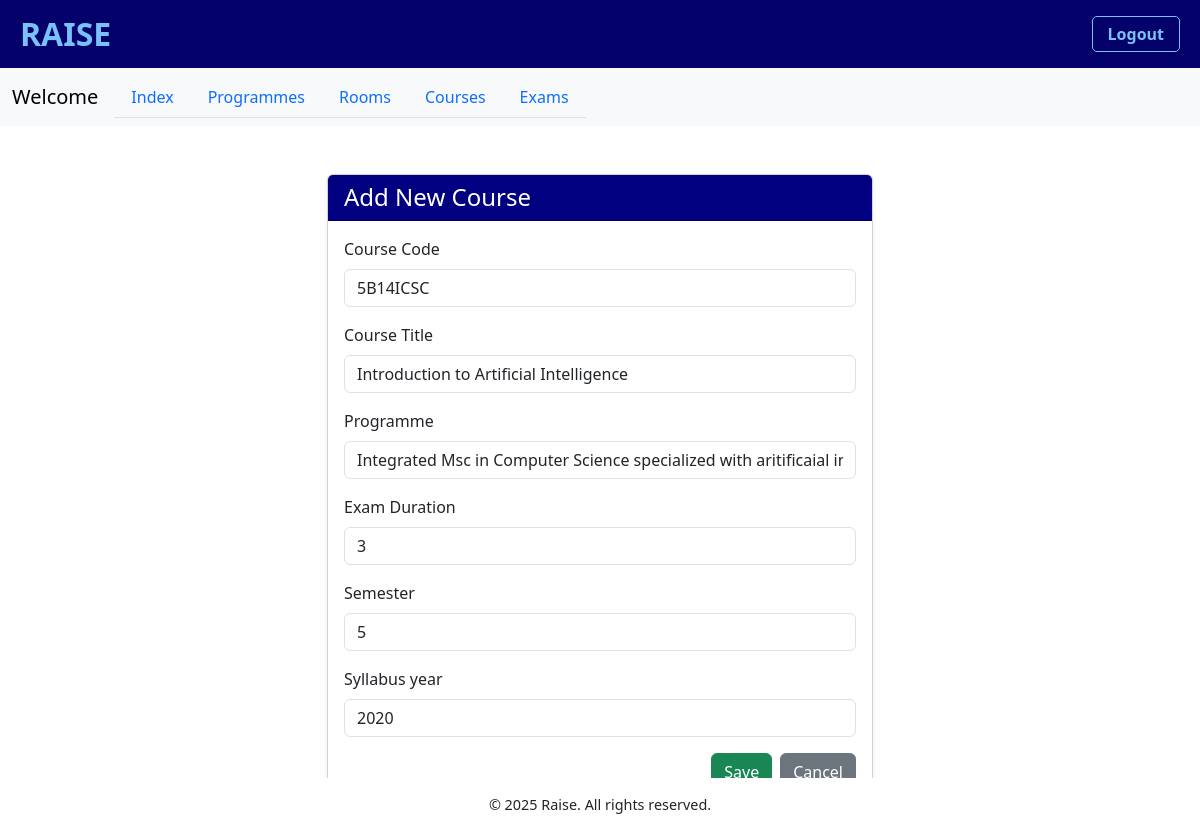
The app's page /edit-course/1/ with its own data.
### exam/models.py (models this page shows, shortened)
class Course(models.Model):
    course_id = models.AutoField(primary_key=True)
    course_code = models.CharField(max_length=50)
    course_title = models.CharField(max_length=150)
    pgm = models.ForeignKey(Programme, on_delete=models.CASCADE)
    exam_duration = models.IntegerField()
    sem = models.IntegerField()
    syllabus_year = models.IntegerField()

### exam/views.py (the view)
# urls.py: path('edit-course/<int:pk>/', views.edit_course, name='edit_course'),
def edit_course(request, pk):
    course = get_object_or_404(Course, pk=pk)
    if request.method == 'POST':
        form = CourseForm(request.POST, instance=course)
        if form.is_valid():
            form.save()
            return redirect('course_list')
    else:
        form = CourseForm(instance=course)
    return render(request, 'add_course.html', {'form': form})

### exam/forms.py
class CourseForm(forms.ModelForm):
    class Meta:
        model = Course
        fields = [
            'course_code',
            'course_title',
            'pgm',
            'exam_duration',
            'sem',
            'syllabus_year'
        ]
        widgets = {
            'course_code': forms.TextInput(attrs={'class': 'form-control', 'placeholder': 'Enter Course Code'}),
            'course_title': forms.TextInput(attrs={'class': 'form-control', 'placeholder': 'Enter Course Title'}),
            'pgm': forms.Select(attrs={'class': 'form-control'}),
            'exam_duration': forms.NumberInput(attrs={'class': 'form-control', 'placeholder': 'Enter Exam Duration'}),
            'sem': forms.NumberInput(attrs={'class': 'form-control', 'placeholder': 'Enter Semester'}),
            'syllabus_year': forms.NumberInput(attrs={'class': 'form-control', 'placeholder': 'Enter Syllabus Year'}),
        }
        labels = {
            'course_code': 'Course Code',
            'course_title': 'Course Title',
            'pgm': 'Programme',
            'exam_duration': 'Exam Duration',
            'sem':'Semester',
            'syllabus_year':'Syllabus Year',
        }

### exam/models.py (called while the page is built)
    def __str__(self):
        return self.programme_name

### templates/add_course.html (shortened to what this page needs)
{% extends 'base.html' %}
{% block content %}
<!DOCTYPE html>
<html lang="en">
<head>
    <link rel="stylesheet" href="https://cdn.jsdelivr.net/npm/bootstrap@5.3.0-alpha3/dist/css/bootstrap.min.css">
</head>
<body>
<div class="container mt-5">
    <div class="row">
        <div class="col-lg-6 mx-auto">
            <div class="card shadow-sm">
                <div class="card-header bg-navy text-white">
                    <h4 class="mb-0">Add New Course</h4>
                </div>
                <div class="card-body">
                    <form method="post">
                        <div class="mb-3">
                            <label for="id_course_code" class="form-label">Course Code</label>
                            {{ form.course_code }}
                        </div>
                        <div class="mb-3">
                            <label for="id_course_title" class="form-label">Course Title</label>
                            {{ form.course_title }}
                        </div>
                        <div class="mb-3">
                            <label for="id_pgm" class="form-label">Programme</label>
                            {{ form.pgm }}
                        </div>
                        <div class="mb-3">
                            <label for="id_exam_duration" class="form-label">Exam Duration</label>
                            {{ form.exam_duration }}
                        </div>
                        <div class="mb-3">
                            <label for="id_sem" class="form-label">Semester</label>
                            {{ form.sem }}
                        </div>
                        <div class="mb-3">
                            <label for="id_syllabus_year" class="form-label">Syllabus year</label>
                            {{ form.syllabus_year }}
                        </div>
                        <div class="d-flex justify-content-end gap-2">
                            <button type="submit" class="btn btn-success">Save</button>
                            <a href="{% url 'course_list' %}" class="btn btn-secondary">Cancel</a>
                        </div>
                    </form>
                </div>
            </div>
        </div>
    </div>
</div>
</body>
</html>
{% endblock %}

### templates/add_course.html (style rules this page uses)
.bg-navy { background-color: #000080; }

### records on screen
Course: course_code "5B14ICSC", course_title "Introduction to Artificial Intelligence", pgm "Integrated Msc in Computer Science specialized with aritificaial intelligence and machine learning", exam_duration "3", sem "5", syllabus_year "2020"
